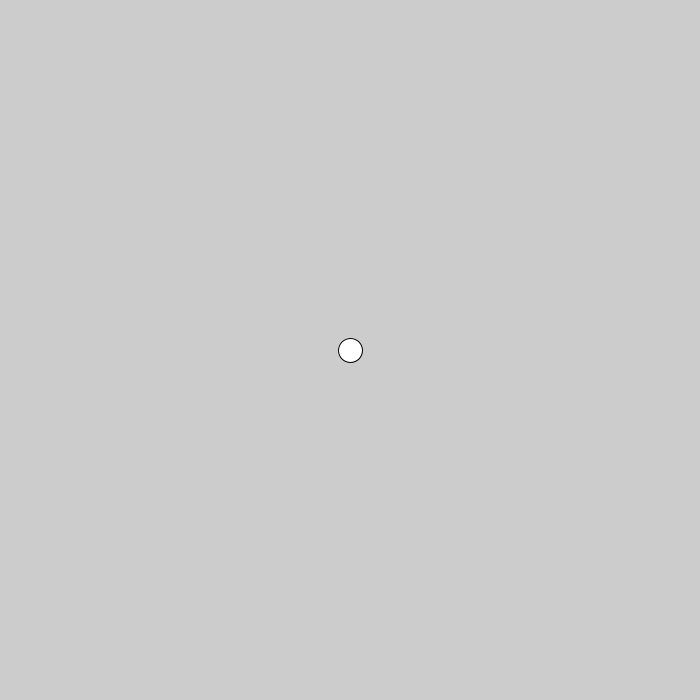
Frame 1 (no input)
Frame 60 (the mouse pressed at the canvas centre just before this capture): identical to frame 1, image omitted
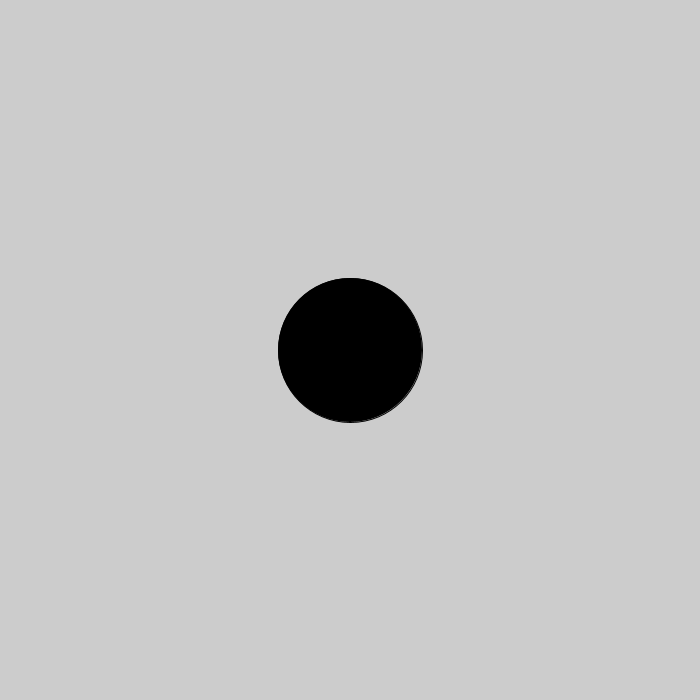
Frame 120 (the mouse held since frame 60 and released just before this capture)

The Processing sketch that drew these frames (run headless with seeded random() and noise(); from frame 60 on, the mouse is pressed at the canvas centre):

// Processing sketch: Make_Processing_5_7_BoundsOfACircle
// ── Make_Processing_5_7_BoundsOfACircle.pde
int x;
int y;
int radius = 12;

void setup() {
  size(700, 700);
  smooth();
  x = width/2;
  y = height/2;
  ellipseMode(RADIUS);
}

void draw() {
  background(204);
  float d = dist(mouseX, mouseY, x, y);
  if (d < radius) {
    radius++;
    fill(0);
  } else if (d > radius && d <= radius*2) {
    fill(120);
    radius--;
  } else {
    fill(255);
  }

  ellipse(x, y, radius, radius);
}
